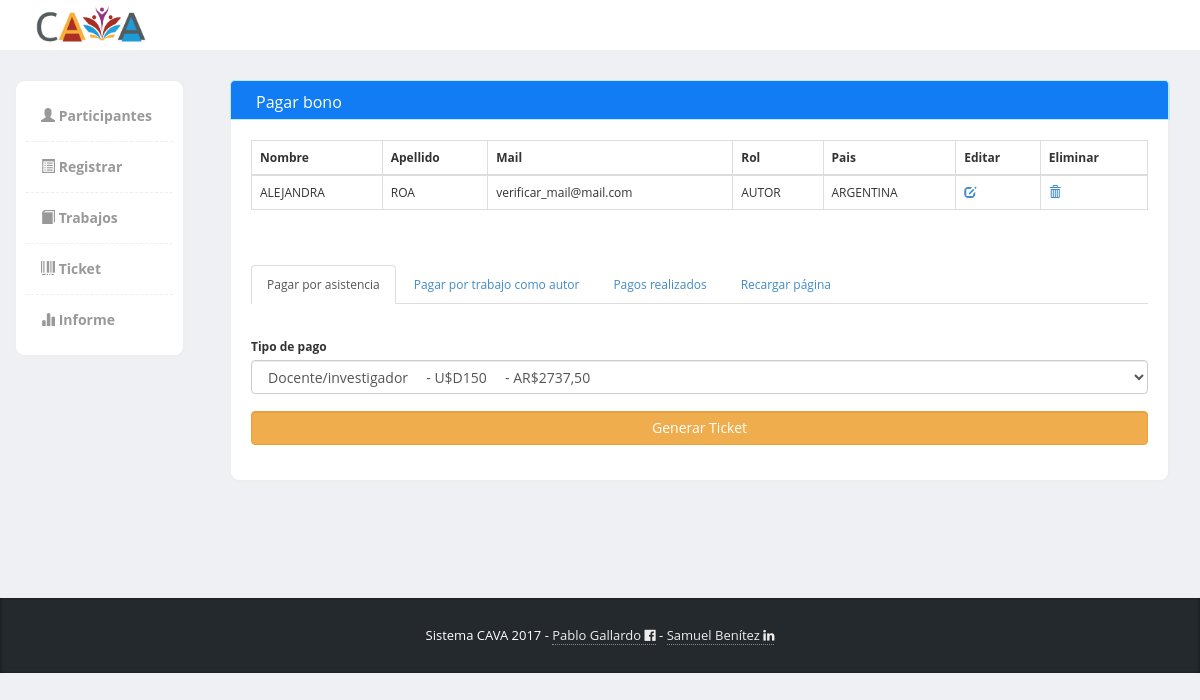
Page /bono/pagos/147 on the committed database.
### tables this page shows
CREATE TABLE `personas` (
  `id_persona` int(11) NOT NULL,
  `nombre` varchar(64) NOT NULL,
  `apellido` varchar(64) NOT NULL,
  `mail` varchar(100) NOT NULL,
  `id_rol` int(11) NOT NULL,
  `id_pais` int(11) NOT NULL
);

CREATE TABLE `rol` (
  `id_rol` int(11) NOT NULL,
  `rol` varchar(24) NOT NULL
);

CREATE TABLE `pais` (
  `id_pais` int(11) NOT NULL,
  `pais` varchar(32) NOT NULL
);

### application/controllers/Bono.php (called while the page is built, shortened)
<?php
class Bono extends CI_Controller {
public function __construct(){
	$this->load->model('personas_model');
	$this->load->model('tipo_pagos_model');
	$this->load->model('ticket_model');
	$this->load->library('M_pdf');
}
	public function pagos($id = null){
		$data['personas'] = $this->personas_model->get(['id_persona' => $id]);
		$data['tipopago'] = $this->tipo_pagos_model->get();
		$data['trabajos'] = $this->ticket_model->get();
		$data['trabajos_pagados'] = $this->ticket_model->get($id);
		$data['idpersona']= $id;
		$this->load->view('commons/header_menu_view');
		$this->load->view('bono_view', $data);
		$this->load->view('commons/footer_view');
	}
}

### index.php (called while the page is built, shortened)
<?php
require_once BASEPATH.'core/CodeIgniter.php';

### application/models/personas_model.php (called while the page is built, shortened)
<?php
class personas_model extends CI_model {
	function get($condition = null){
		$this->db->select('*');
		$this->db->from('personas p');
		$this->db->join('rol r', 'p.id_rol = r.id_rol');
		$this->db->join('pais pa', 'p.id_pais = pa.id_pais');
		if($condition != null)
			$this->db->where($condition);
		$this->db->order_by('nombre');
		$query = $this->db->get();
		return $query->result();
	}
}

### application/models/tipo_pagos_model.php (called while the page is built, shortened)
<?php
class tipo_pagos_model extends CI_model {
	function get($condition = null){
		$this->db->select('*');
		$this->db->from('tipo_pagos');
		$query = $this->db->get();
		return $query->result();
	}
}

### application/views/bono_view.php (the view, shortened to what this page needs)
<div class="col-md-12 panel-info">
			  			<div class="content-box-header panel-heading">
		  					<div class="panel-title ">Pagar bono</div>
			  			</div>
			  			<div class="content-box-large box-with-header">
			  				<table cellpadding="0" cellspacing="0" border="0" class="table table-bordered" id="">
								<thead>
									<tr>
										<th>Nombre</th>
										<th>Apellido</th>
										<th>Mail</th>
										<th>Rol</th>
										<th>Pais</th>
										<th>Editar</th>
										<th>Eliminar</th>
									</tr>
								</thead>
								<tbody>
									<?php foreach ($personas as $persona):?>
									<?php $pais = $persona->pais?>
									<tr class="odd gradeX">
										<td><?=strtoupper($persona->nombre)?></td>
										<td><?=strtoupper($persona->apellido)?></td>
										<td><?=$persona->mail?></td>
										<td class="center"><?=$persona->rol?></td>
										<td class="center"><?=$persona->pais?></td>
										<td class="center"><a href="<?=base_url('registro')?><?='/modificar/'.$persona->id_persona?>" title="modificar a <?=$persona->apellido?>, <?=$persona->nombre?>"><span class="glyphicon glyphicon-edit"></span></a></td>
										<td class="center"><a href="<?=base_url('registro')?><?='/eliminar/'.$persona->id_persona?>" class="eliminar" title="eliminar a <?=$persona->apellido?>, <?=$persona->nombre?>"><span class="glyphicon glyphicon-trash"></span></a></td>
									</tr>
									<?php endforeach; ?>
								</tbody>
							</table>
							<br><br>
							<div>
							  <ul class="nav nav-tabs" role="tablist">
							    <li role="presentation" class="active"><a href="#home" aria-controls="home" role="tab" data-toggle="tab">Pagar por asistencia</a></li>
							    <li role="presentation"><a href="#profile" aria-controls="profile" role="tab" data-toggle="tab">Pagar por trabajo como autor</a></li>
							    <li role="presentation"><a href="#messages" aria-controls="messages" role="tab" data-toggle="tab">Pagos realizados</a></li>
							    <li role="presentation"><a  href="<?=base_url('bono/pagos/')?><?=$idpersona?>" role="tab" >Recargar página</a></li>
							  </ul>
							  <br>
							  <div class="tab-content">
								    <div role="tabpanel" class="tab-pane active" id="home">
								    	<br>
										<label>Tipo de pago</label>
										<form method="post" action="<?=base_url('Bono/registrar_asistencia')?>" target="_blank">
											<select class="form-control" name="tipopago">
												<?php foreach ($tipopago as $tipo):?>
													<?php if($pais != 'ARGENTINA'):?>
														<?php if($tipo->id_tipo_pago > 1 AND  $tipo->id_tipo_pago <= 8):?>
															<option value="<?=$tipo->id_tipo_pago?>"> <?= $tipo->tipo . ' &nbsp;&nbsp;&nbsp; - U$D' . $tipo->monto . ' &nbsp;&nbsp;&nbsp; - AR$'.number_format($tipo->monto * $this->config->item('precio_cambio'),2,',','')?></option>
														<?php endif; ?>
													<?php else:?>
														<?php if($tipo->id_tipo_pago > 9):?>
															<option value="<?=$tipo->id_tipo_pago?>"> <?= $tipo->tipo . ' &nbsp;&nbsp;&nbsp; - U$D' . $tipo->monto . ' &nbsp;&nbsp;&nbsp; - AR$'.number_format($tipo->monto * $this->config->item('precio_cambio'),2,',','')?></option>
														<?php endif; ?>
													<?php endif; ?>
												<?php endforeach; ?>
											</select>
											<div class="form-group">
												<br>
												<input class="form-control btn-warning" type="submit" id="bono" value="Generar Ticket">
											</div>
										</form>
							    	</div>
							  </div>
							</div>
						</div>
</div>

### assets/template/css/styles.css (style rules this page uses)
.panel-info>.panel-heading { color: #ffffff; background-color: #117cf3; border-color: #bce8f1; }
body { font-family: 'Open Sans', sans-serif; background-color: #f7f7f7; position: relative; margin: 0px; font-size: 12px; padding: 0px; }
.content-box, .content-box-large { margin-bottom:30px; background:#fff; border-radius:10px; padding:10px; border-left:1px solid #eee; border-top:1px solid #eee; border-right:2px solid #eee; border-bottom:2px solid #eee; }
.content-box-large { padding: 20px; }
.box-with-header { border-top: none; border-top-left-radius:0px; border-top-right-radius:0px; }
.content-box-header { min-height: 40px; font-size: 16px; background:#f5f5f5; border-top-left-radius:5px; border-top-right-radius:5px; padding:10px; border-left:1px solid #eee; border-top:1px solid #eee; border-right:2px solid #eee; }
.content-box-header:after { clear:both; }
body { background-color: #eff0f3; }
.panel-heading>.panel-title, .content-box-header .panel-title { float: left; padding: 10px 15px; padding-top: 0px; }

### rows in the picture
personas: nombre "ALEJANDRA", apellido "ROA", mail "verificar_mail@mail.com", id_rol.rol "AUTOR", id_pais.pais "ARGENTINA"

### other values in the picture
form field tipopago "Docente/investigador - U$D150 - AR$2737,50"
